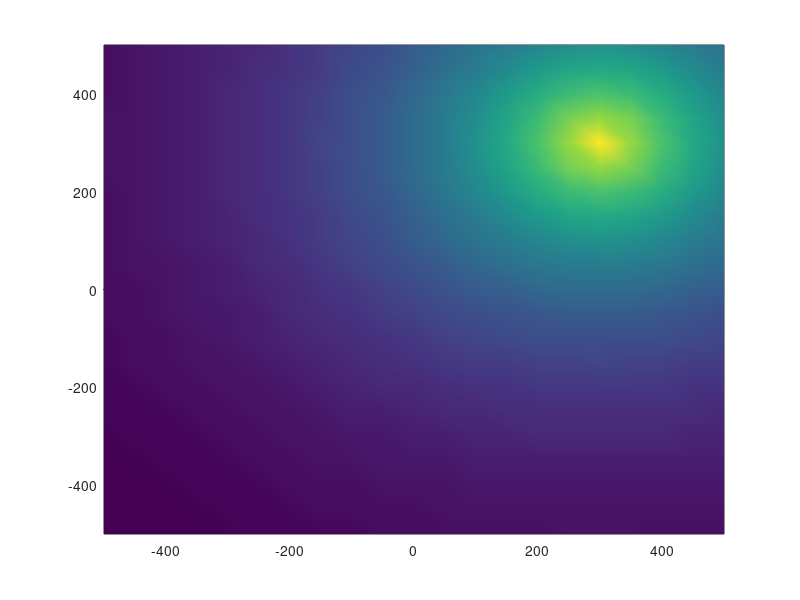

MATLAB code to generate this figure:


% Concentration gradient visualization

% Exponential decay of attractant

% Attractant Source at [xs,ys]
clear
%xs = -20e4;
%ys = 20e4;

xs = 300;
ys = 300;

%xcoord = linspace(-21e4,5e4,10);
%ycoord = linspace(-5e4,21e4,10);

xcoord = -500:50:500;
ycoord = -500:50:500;


for x = 1:length(xcoord)
    concgrad(:,x) = 100*exp(-sqrt((xs-xcoord(x))^2+(ys-ycoord).^2)/300);
end
%contourf(xcoord,ycoord,concgrad)
pcolor(xcoord,ycoord,concgrad)
%mesh(xcoord,ycoord,concgrad)        

%concgrad = arrayfun(@(xcoord,ycoord)(exp(-sqrt((xs-xcoord)^2+(ys-ycoord)^2))),xcoord,ycoord);
shading flat
shading interp
